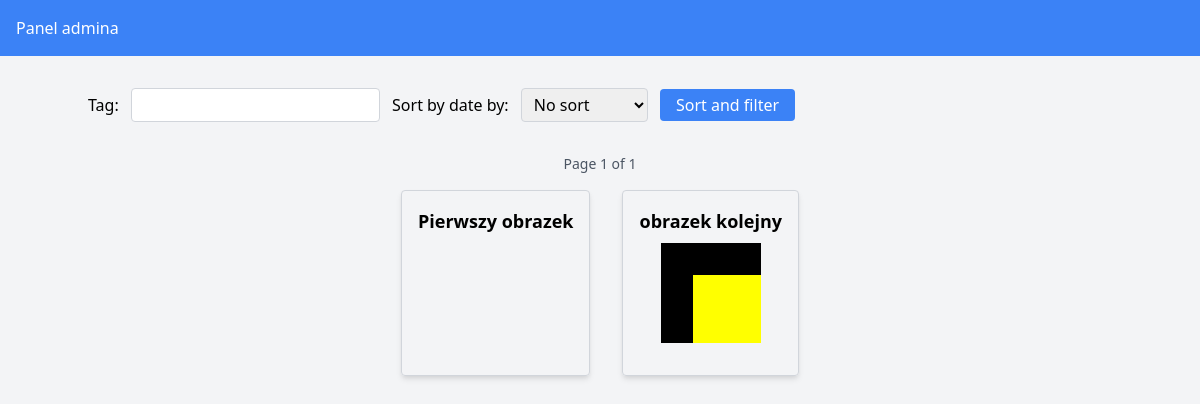
Before: / with the older database file.
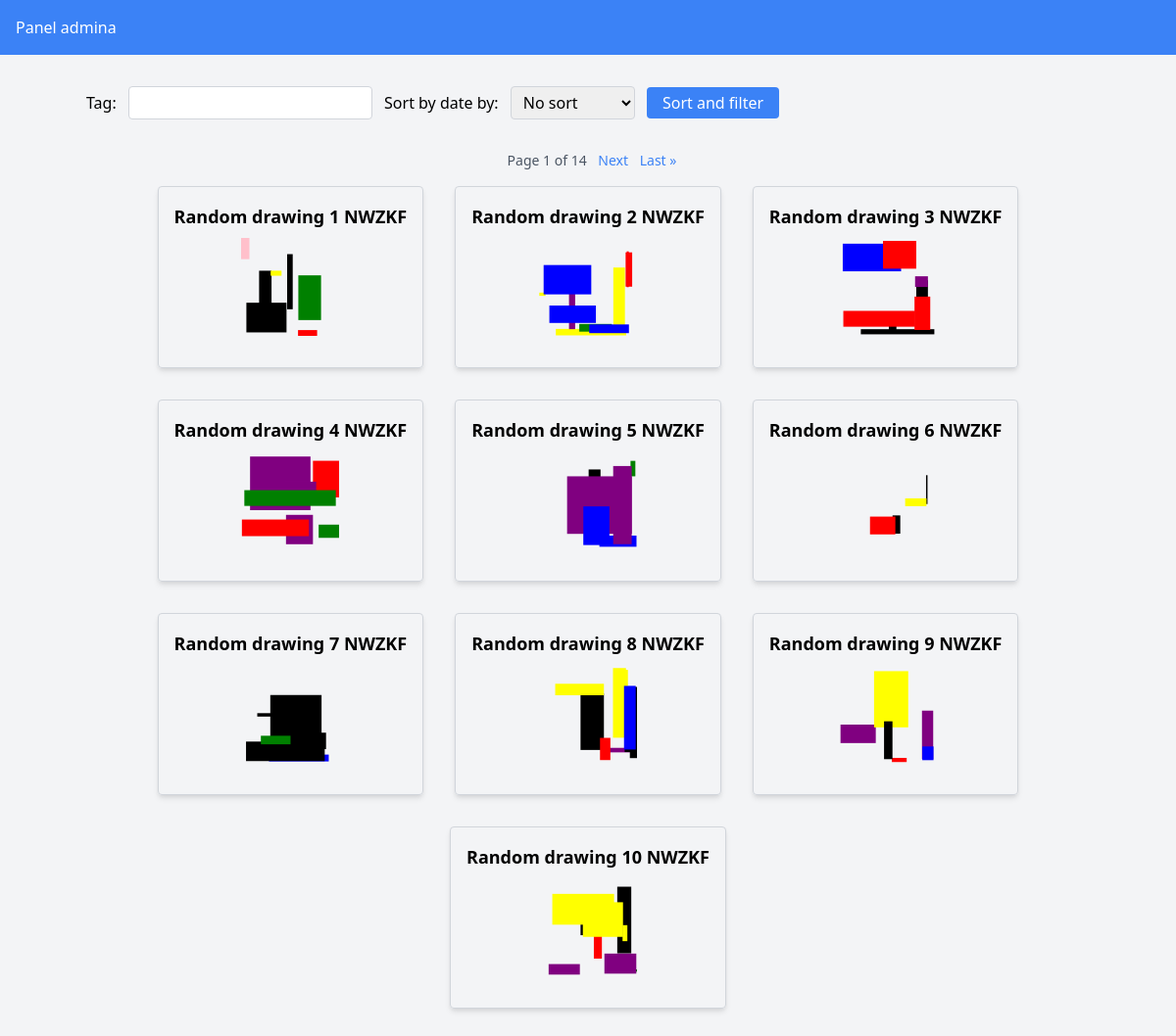
After: the same page with the newer database file.
### pictures/models.py (models this page shows)
class Drawing(models.Model):
    author = models.ManyToManyField(User)
    width = models.IntegerField(default=100)
    height = models.IntegerField(default=100)
    name = models.CharField(max_length=200, default="Not named")
    pub_date = models.DateTimeField("date published")
    description = models.CharField(max_length=1000, blank=True, default='')
    tags = models.ManyToManyField(Tag)

### pictures/views.py (the view)
# urls.py: path("", views.listing, name="listing"),
def listing(request):
    drawing_list = Drawing.objects.all()
    tag_name = request.GET.get("tag")
    sort_by_date = request.GET.get("sort_date")
    if tag_name is not None and tag_name != "":
        drawing_list = drawing_list.filter(tags=tag_name)
    else:
        tag_name = ""
    if sort_by_date is not None:
        if sort_by_date == 'ascending':
            drawing_list = drawing_list.order_by('pub_date')
        elif sort_by_date == 'descending':
            drawing_list = drawing_list.order_by('-pub_date')
    else:
        sort_by_date = ""
    paginator = Paginator(drawing_list, 10)
    template = loader.get_template("pictures/list.html")
    page_number = request.GET.get("page")
    page_obj = paginator.get_page(page_number)
    return render(request, "list.html", {
        "page_obj": page_obj,
        "tag_value": tag_name,
        "sort_value": sort_by_date,
        "suffix": "&sort_date=" + sort_by_date + "&tag=" + tag_name,
    })

### pictures/templates/pictures/list.html (shortened to what this page needs)
<!DOCTYPE html>
<html lang="en">
<head>
    <link href="https://cdn.jsdelivr.net/npm/tailwindcss@2.2.19/dist/tailwind.min.css" rel="stylesheet">
</head>
{% load mathfilters %}
<body class="bg-gray-100">
    <nav class="bg-blue-500 p-4">
        <a href="{% url 'admin:index' %}" class="text-white">Panel admina</a>
    </nav>
    <div class="container mx-auto py-8">
        <form method="get" class="mb-8">
            <label for="filter_tag" class="mr-2">Tag: </label>
            <input type="text" id="filter_tag" name="tag" value="{{ tag_value }}" class="border border-gray-300 rounded py-1 px-2 mr-2">
            <label for="sort_date" class="mr-2">Sort by date by:</label>
            <select name="sort_date" id="sort_date" class="border border-gray-300 rounded py-1 px-2 mr-2">
                <option value="no_sort" {% if sort_value == 'no_sort' %}selected{% endif %}>No sort</option>
            </select>
            <button type="submit" class="bg-blue-500 text-white py-1 px-4 rounded hover:bg-blue-600">Sort and filter</button>
        </form>
        <div class="mt-8">
            <div class="flex justify-center items-center">
                <div class="text-sm">
                    <span class="text-gray-600 mx-2">Page {{ page_obj.number }} of {{ page_obj.paginator.num_pages }}</span>
                    {% if page_obj.has_next %}
                    <a href="?page={{ page_obj.next_page_number }}{{ suffix }}" class="text-blue-500 hover:underline">Next</a>
                    <a href="?page={{ page_obj.paginator.num_pages }}{{ suffix }}" class="text-blue-500 hover:underline ml-2">Last &raquo;</a>
                    {% endif %}
                </div>
            </div>
        </div>
        <ul class="flex flex-wrap justify-center">
            {% for drawing in page_obj %}
            <li class="border border-gray-300 rounded overflow-hidden shadow-md m-4" class="w-auto h-auto">
                <a href="{% url 'pictures:detail' drawing.id %}" class="block p-4 flex flex-col justify-center items-center">
                    <div class="text-lg font-bold mb-2 text-center">{{ drawing.name }}</div>
                    <svg class="w-100 h-100 mb-4 mx-auto" width="100" height="100">
                        {% for rectangle in drawing.rectangle_set.all %}
                        <rect x="{{ rectangle.x|mul:100|div:drawing.width }}" y="{{ rectangle.y|mul:100|div:drawing.height }}" width="{{ rectangle.width|mul:100|div:drawing.width }}" height="{{ rectangle.height|mul:100|div:drawing.height }}" fill="{{ rectangle.color }}" />
                        {% endfor %}
                    </svg>
                </a>
            </li>
            {% endfor %}
        </ul>
    </div>
</body>
</html>

Changed rows visible on the page:
removed Drawing: name "Pierwszy obrazek"
removed Drawing: name "obrazek kolejny"
added Drawing: name "Random drawing 1 NWZKF"
added Drawing: name "Random drawing 2 NWZKF"
added Drawing: name "Random drawing 3 NWZKF"
added Drawing: name "Random drawing 4 NWZKF"
added Drawing: name "Random drawing 5 NWZKF"
added Drawing: name "Random drawing 6 NWZKF"
added Drawing: name "Random drawing 7 NWZKF"
added Drawing: name "Random drawing 8 NWZKF"
added Drawing: name "Random drawing 9 NWZKF"
added Drawing: name "Random drawing 10 NWZKF"
Other visible differences:
{{ page_obj.paginator.num_pages }}: "1" → "14"
text now shown: "Next Last »"
